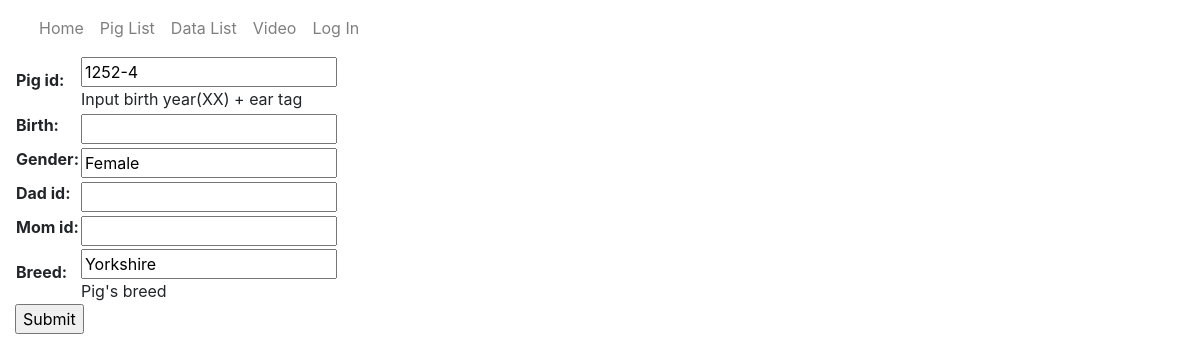
Before: /catalog/pig/1252-4/update/ with the older database file.
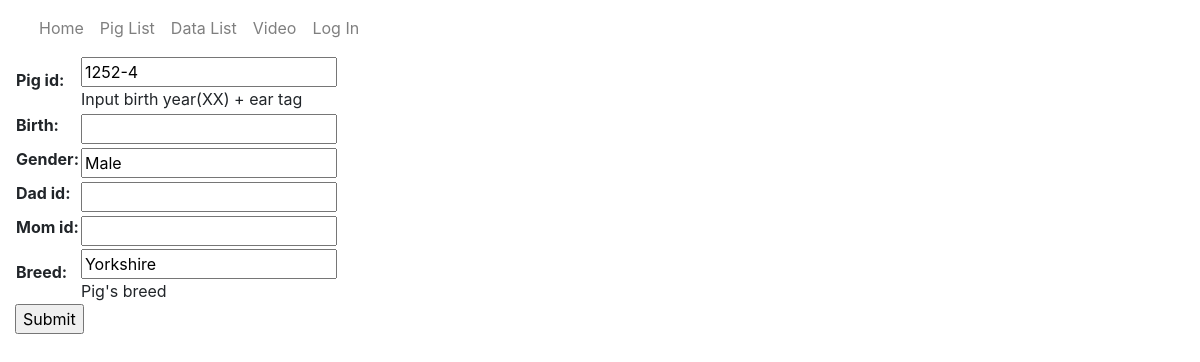
After: the same page with the newer database file.
### catalog/models.py (models this page shows, shortened)
class Pig(models.Model):
    pig_id = models.CharField(max_length=8,primary_key=True, help_text='Input birth year(XX) + ear tag')
    birth = models.DateField(null=True, blank=True)
    gender = models.CharField(max_length=100,null=True, blank=True)
    dad_id = models.CharField(max_length=100,null=True, blank=True)
    mom_id = models.CharField(max_length=100,null=True, blank=True)
    breed = models.CharField(max_length=10, help_text='Pig\'s breed')

### catalog/views.py (the view)
# urls.py: path('pig/<str:pk>/update/', views.PigUpdate.as_view(), name='pig-update'),
class PigUpdate(Update_with_historyView):
    model = Pig
    history_model = Pig_history
    fields = ['pig_id','birth','gender','dad_id', 'mom_id', 'breed']

### catalog/templates/catalog/pig_form.html (shortened to what this page needs)
{% extends "base_generic.html" %}
{% block content %}
<form action="" method="post">
    <table>
    {{ form.as_table }}
    </table>
    <input type="submit" value="Submit" />
</form>
{% endblock %}

Changed rows visible on the page:
changed Pig "Yorkshire": gender "Female" → "Male"
